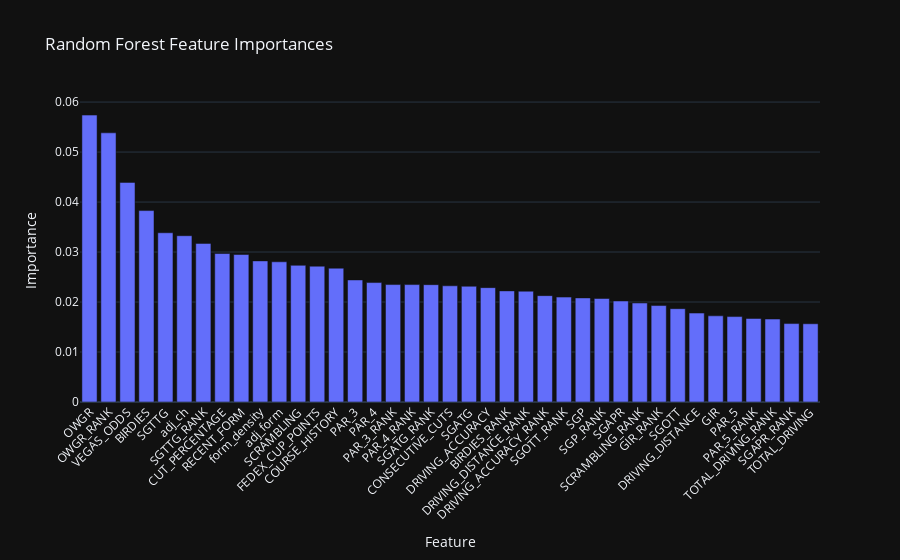

This figure's notebook cell:
### Markdown cell above
Random Forest Training & Feature Importance

Now we train on all the data (no longer cross-validation folds) and extract the feature importance to see how it compares with linear correlations.

### Code cell
from sklearn.ensemble import RandomForestClassifier
from sklearn.calibration import CalibratedClassifierCV
from sklearn.preprocessing import StandardScaler
from imblearn.pipeline import Pipeline
from imblearn.over_sampling import SMOTE
from imblearn.under_sampling import RandomUnderSampler
import pandas as pd
import plotly.express as px

# === Resample the full dataset ===
over = SMOTE(sampling_strategy=0.5, k_neighbors=3)
under = RandomUnderSampler(sampling_strategy=0.5)
resample_pipeline = Pipeline([("o", over), ("u", under)])
X_all_resampled, y_all_resampled = resample_pipeline.fit_resample(
    training_df[feature_cols], training_df["TOP_20"]
)

# === Standardize ===
scaler = StandardScaler()
X_all_scaled = scaler.fit_transform(X_all_resampled)

# === Train Calibrated Random Forest ===
base_rf = RandomForestClassifier(random_state=42)
final_model = CalibratedClassifierCV(estimator=base_rf, method="sigmoid", cv=5)
final_model.fit(X_all_scaled, y_all_resampled)

# === Extract feature importances from one of the inner estimators ===
rf_model = final_model.calibrated_classifiers_[0].estimator
importances = rf_model.feature_importances_
importance_df = pd.DataFrame({
    "Feature": feature_cols,
    "Importance": importances
}).sort_values(by="Importance", ascending=False)

# === Plot feature importances ===
fig = px.bar(
    importance_df,
    x="Feature",
    y="Importance",
    title="Random Forest Feature Importances",
    template="plotly_dark"
)
fig.update_layout(xaxis_tickangle=-45)
fig.show()

### Figure 1 — Plotly figure (JSON) as saved in the notebook; plotly's stock layout.template omitted (floating-point values rounded to 4 significant figures)
{"data": [{"hovertemplate": "Feature=%{x}<br>Importance=%{y}<extra></extra>", "legendgroup": "", "marker": {"color": "#636efa", "pattern": {"shape": ""}}, "name": "", "orientation": "v", "showlegend": false, "textposition": "auto", "type": "bar", "x": ["OWGR", "OWGR_RANK", "VEGAS_ODDS", "BIRDIES", "SGTTG", "adj_ch", "SGTTG_RANK", "CUT_PERCENTAGE", "RECENT_FORM", "form_density", "adj_form", "SCRAMBLING", "FEDEX_CUP_POINTS", "COURSE_HISTORY", "PAR_3", "PAR_4", "PAR_3_RANK", "PAR_4_RANK", "SGATG_RANK", "CONSECUTIVE_CUTS", "SGATG", "DRIVING_ACCURACY", "BIRDIES_RANK", "DRIVING_DISTANCE_RANK", "DRIVING_ACCURACY_RANK", "SGOTT_RANK", "SGP", "SGP_RANK", "SGAPR", "SCRAMBLING_RANK", "GIR_RANK", "SGOTT", "DRIVING_DISTANCE", "GIR", "PAR_5", "PAR_5_RANK", "TOTAL_DRIVING_RANK", "SGAPR_RANK", "TOTAL_DRIVING"], "xaxis": "x", "y": [0.05739, 0.05385, 0.04393, 0.03829, 0.03385, 0.03327, 0.03173, 0.0297, 0.0295, 0.02823, 0.02805, 0.02734, 0.02717, 0.02677, 0.02442, 0.02389, 0.02349, 0.02349, 0.02347, 0.02324, 0.02315, 0.02288, 0.02223, 0.02217, 0.02128, 0.02099, 0.02082, 0.0207, 0.0202, 0.0198, 0.01929, 0.01867, 0.01779, 0.01724, 0.01709, 0.01671, 0.01659, 0.01569, 0.01565], "yaxis": "y"}], "layout": {"barmode": "relative", "legend": {"tracegroupgap": 0}, "title": {"text": "Random Forest Feature Importances"}, "xaxis": {"anchor": "y", "domain": [0, 1], "tickangle": -45, "title": {"text": "Feature"}}, "yaxis": {"anchor": "x", "domain": [0, 1], "title": {"text": "Importance"}}}}
